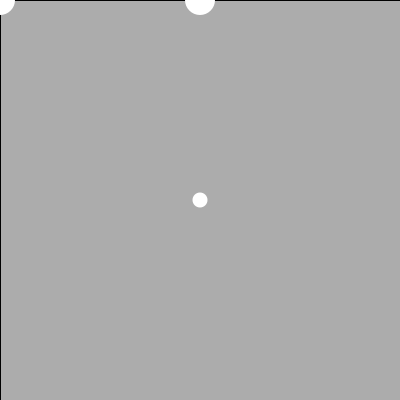
Frame 1 (no input)
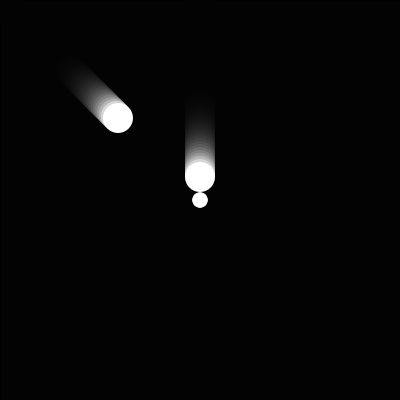
Frame 60 (the mouse pressed at the canvas centre just before this capture)
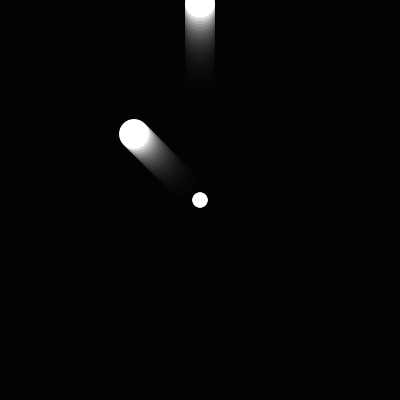
Frame 120 (the mouse held since frame 60 and released just before this capture)

The Processing sketch that drew these frames (run headless with seeded random() and noise(); from frame 60 on, the mouse is pressed at the canvas centre):

// Processing sketch: processing_138729
// ── processing_138729.pde

//Collision of two ellipses in an ugly way. Use classes, but this will work for just two ellipses


int diameter1 = 30;
float x1 = 200;
float y1 = 0;
float x3 = 0;
float y3 = 0;

int speed = 3;
int speed2 = 2;

int diameter2 = 15;
//float x2 = 100;
//float y2 = 100;
float x2 = 200;
float y2 = 200;

void setup() {
  size(400, 400);
  smooth();
}

void draw() {
  //background(255);
  fill(0,40);
  rect(0,0,width,height);
  noStroke();
  
  fill(255);
  ellipse(x1, y1, diameter1, diameter1); 
  ellipse(x3, y3, diameter1, diameter1); 
  ellipse(x2, y2, diameter2, diameter2);//center circle
  //x1 += 1.0;
 // x1= x1+speed;
  y1 = y1+speed;
  x3 = y3+speed2;
  y3 = y3+speed2;
  boolean bla = false;
  detectCollision(x1,y1,x2,y2,1);
  detectCollision(x3,y3,x2,y2,2);

  if(y1 < 1){
    speed  = -speed;
  }
   if(y3 < 1){
    speed2  = -speed2;
  }
}

public boolean detectCollision(float x1,float y1,float x2,float y2, int who){
  if(dist(x1, y1, x2, y2) <=20){
  if(who == 1){
    println("Collision ellipse 1");
    speed = -speed;
  }
  if(who == 2){
    println("Collision ellipse 2");
    speed2 = -speed2;
  }
  return true;
  }else{
    return false;
  }
}
